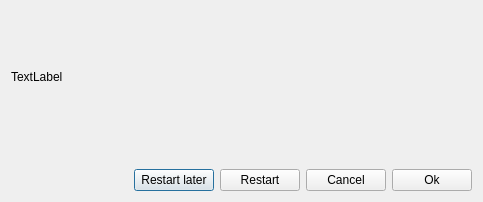
<?xml version="1.0" encoding="UTF-8"?>
<ui version="4.0">
 <class>Dialog</class>
 <widget class="QDialog" name="Dialog">
  <property name="geometry">
   <rect>
    <x>0</x>
    <y>0</y>
    <width>483</width>
    <height>202</height>
   </rect>
  </property>
  <property name="windowTitle">
   <string>Dialog</string>
  </property>
  <layout class="QVBoxLayout" name="verticalLayout_2">
   <item>
    <layout class="QVBoxLayout" name="verticalLayout">
     <item>
      <spacer name="verticalSpacer">
       <property name="orientation">
        <enum>Qt::Vertical</enum>
       </property>
       <property name="sizeHint" stdset="0">
        <size>
         <width>20</width>
         <height>68</height>
        </size>
       </property>
      </spacer>
     </item>
     <item>
      <widget class="QLabel" name="lbl_message_wsl">
       <property name="text">
        <string>TextLabel</string>
       </property>
      </widget>
     </item>
     <item>
      <spacer name="verticalSpacer_2">
       <property name="orientation">
        <enum>Qt::Vertical</enum>
       </property>
       <property name="sizeHint" stdset="0">
        <size>
         <width>20</width>
         <height>88</height>
        </size>
       </property>
      </spacer>
     </item>
    </layout>
   </item>
   <item>
    <layout class="QHBoxLayout" name="horizontalLayout">
     <item>
      <spacer name="horizontalSpacer">
       <property name="orientation">
        <enum>Qt::Horizontal</enum>
       </property>
       <property name="sizeType">
        <enum>QSizePolicy::MinimumExpanding</enum>
       </property>
       <property name="sizeHint" stdset="0">
        <size>
         <width>17</width>
         <height>20</height>
        </size>
       </property>
      </spacer>
     </item>
     <item>
      <widget class="QPushButton" name="btn_message_wsl_restart_later">
       <property name="text">
        <string>Restart later</string>
       </property>
      </widget>
     </item>
     <item>
      <widget class="QPushButton" name="btn_message_wsl_restart">
       <property name="text">
        <string>Restart</string>
       </property>
      </widget>
     </item>
     <item>
      <widget class="QPushButton" name="btn_message_wsl_cancel">
       <property name="text">
        <string>Cancel</string>
       </property>
      </widget>
     </item>
     <item>
      <widget class="QPushButton" name="btn_message_wsl_ok">
       <property name="text">
        <string>Ok</string>
       </property>
      </widget>
     </item>
    </layout>
   </item>
  </layout>
 </widget>
 <resources/>
 <connections/>
</ui>
